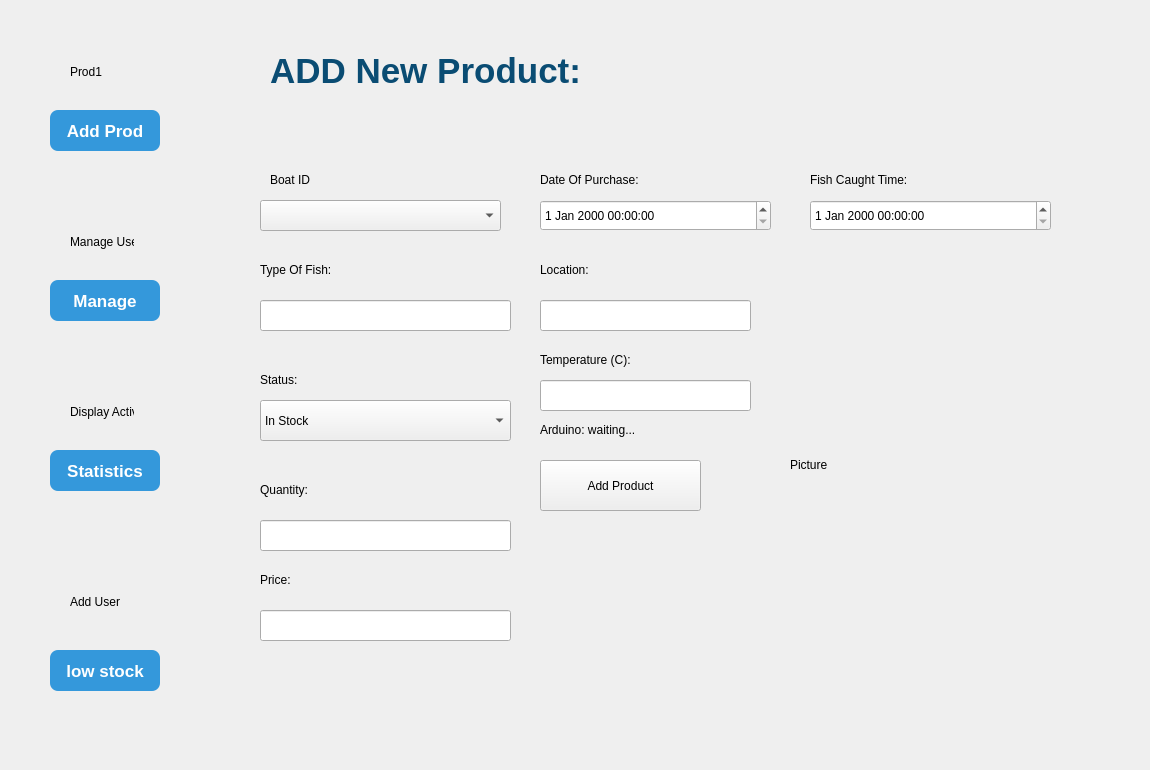
     <widget class="QWidget" name="user_page1_6">
      <widget class="QWidget" name="user_page1_7" native="true">
       <property name="geometry">
        <rect>
         <x>240</x>
         <y>30</y>
         <width>901</width>
         <height>621</height>
        </rect>
       </property>
       <property name="styleSheet">
        <string notr="true"/>
       </property>
       <widget class="QLabel" name="label_27">
        <property name="geometry">
         <rect>
          <x>20</x>
          <y>230</y>
          <width>201</width>
          <height>20</height>
         </rect>
        </property>
        <property name="text">
         <string>Type Of Fish:</string>
        </property>
       </widget>
       <widget class="QLabel" name="pic">
        <property name="geometry">
         <rect>
          <x>550</x>
          <y>260</y>
          <width>350</width>
          <height>350</height>
         </rect>
        </property>
        <property name="styleSheet">
         <string notr="true"/>
        </property>
        <property name="text">
         <string>Picture</string>
        </property>
       </widget>
       <widget class="QPushButton" name="checkProductButton_2">
        <property name="geometry">
         <rect>
          <x>300</x>
          <y>430</y>
          <width>161</width>
          <height>51</height>
         </rect>
        </property>
        <property name="text">
         <string>Add Product</string>
        </property>
       </widget>
       <widget class="QDateTimeEdit" name="fishdate1">
        <property name="geometry">
         <rect>
          <x>300</x>
          <y>170</y>
          <width>231</width>
          <height>31</height>
         </rect>
        </property>
       </widget>
       <widget class="QDateTimeEdit" name="fishdate2">
        <property name="geometry">
         <rect>
          <x>570</x>
          <y>170</y>
          <width>241</width>
          <height>31</height>
         </rect>
        </property>
       </widget>
       <widget class="QLabel" name="label_35">
        <property name="geometry">
         <rect>
          <x>20</x>
          <y>540</y>
          <width>201</width>
          <height>20</height>
         </rect>
        </property>
        <property name="text">
         <string>Price:</string>
        </property>
       </widget>
       <widget class="QLabel" name="label_37">
        <property name="geometry">
         <rect>
          <x>570</x>
          <y>140</y>
          <width>201</width>
          <height>20</height>
         </rect>
        </property>
        <property name="text">
         <string>Fish Caught Time:</string>
        </property>
       </widget>
       <widget class="QLabel" name="label_34">
        <property name="geometry">
         <rect>
          <x>20</x>
          <y>450</y>
          <width>201</width>
          <height>20</height>
         </rect>
        </property>
        <property name="text">
         <string>Quantity:</string>
        </property>
       </widget>
       <widget class="QComboBox" name="fishStatus">
        <property name="geometry">
         <rect>
          <x>20</x>
          <y>370</y>
          <width>251</width>
          <height>41</height>
         </rect>
        </property>
        <item>
         <property name="text">
          <string>In Stock</string>
         </property>
        </item>
        <item>
         <property name="text">
          <string>Reserved</string>
         </property>
        </item>
        <item>
         <property name="text">
          <string>Available </string>
         </property>
        </item>
        <item>
         <property name="text">
          <string>Unavailable</string>
         </property>
        </item>
        <item>
         <property name="text">
          <string>Sold</string>
         </property>
        </item>
       </widget>
       <widget class="QLabel" name="label_23">
        <property name="geometry">
         <rect>
          <x>30</x>
          <y>20</y>
          <width>441</width>
          <height>41</height>
         </rect>
        </property>
        <property name="styleSheet">
         <string notr="true">font-family: &quot;Behove&quot;;
font-size: 35px;
    font-weight: bold;
    color: #0a4c73;</string>
        </property>
        <property name="text">
         <string>ADD New Product:</string>
        </property>
       </widget>
       <widget class="QLineEdit" name="fishtype">
        <property name="geometry">
         <rect>
          <x>20</x>
          <y>270</y>
          <width>251</width>
          <height>31</height>
         </rect>
        </property>
       </widget>
       <widget class="QLabel" name="label_33">
        <property name="geometry">
         <rect>
          <x>20</x>
          <y>340</y>
          <width>201</width>
          <height>20</height>
         </rect>
        </property>
        <property name="text">
         <string>Status:</string>
        </property>
       </widget>
       <widget class="QLabel" name="label_36">
        <property name="geometry">
         <rect>
          <x>300</x>
          <y>140</y>
          <width>201</width>
          <height>20</height>
         </rect>
        </property>
        <property name="text">
         <string>Date Of Purchase:</string>
        </property>
       </widget>
       <widget class="QPushButton" name="checkProductButton">
        <property name="geometry">
         <rect>
          <x>1020</x>
          <y>490</y>
          <width>161</width>
          <height>51</height>
         </rect>
        </property>
        <property name="text">
         <string>Check Products</string>
        </property>
       </widget>
       <widget class="QLineEdit" name="qtyfish">
        <property name="geometry">
         <rect>
          <x>20</x>
          <y>490</y>
          <width>251</width>
          <height>31</height>
         </rect>
        </property>
       </widget>
       <widget class="QLineEdit" name="fishprice">
        <property name="geometry">
         <rect>
          <x>20</x>
          <y>580</y>
          <width>251</width>
          <height>31</height>
         </rect>
        </property>
       </widget>
       <widget class="QLabel" name="label_28">
        <property name="geometry">
         <rect>
          <x>300</x>
          <y>230</y>
          <width>201</width>
          <height>20</height>
         </rect>
        </property>
        <property name="text">
         <string>Location:</string>
        </property>
       </widget>
       <widget class="QLineEdit" name="locationfish">
        <property name="geometry">
         <rect>
          <x>300</x>
          <y>270</y>
          <width>211</width>
          <height>31</height>
         </rect>
        </property>
       </widget>
       <widget class="QLabel" name="label_temp_fish">
        <property name="geometry">
         <rect>
          <x>300</x>
          <y>320</y>
          <width>201</width>
          <height>20</height>
         </rect>
        </property>
        <property name="text">
         <string>Temperature (C):</string>
        </property>
       </widget>
       <widget class="QLineEdit" name="fishTemp">
        <property name="geometry">
         <rect>
          <x>300</x>
          <y>350</y>
          <width>211</width>
          <height>31</height>
         </rect>
        </property>
       </widget>
       <widget class="QLabel" name="tempSourceLabel">
        <property name="geometry">
         <rect>
          <x>300</x>
          <y>390</y>
          <width>311</width>
          <height>20</height>
         </rect>
        </property>
        <property name="text">
         <string>Arduino: waiting...</string>
        </property>
       </widget>
       <widget class="QLabel" name="label_boat">
        <property name="geometry">
         <rect>
          <x>30</x>
          <y>140</y>
          <width>201</width>
          <height>20</height>
         </rect>
        </property>
        <property name="text">
         <string>Boat ID</string>
        </property>
       </widget>
       <widget class="QComboBox" name="boatCombo">
        <property name="geometry">
         <rect>
          <x>20</x>
          <y>170</y>
          <width>241</width>
          <height>31</height>
         </rect>
        </property>
       </widget>
      </widget>
      <widget class="QWidget" name="BackFrame_23" native="true">
       <property name="geometry">
        <rect>
         <x>0</x>
         <y>20</y>
         <width>201</width>
         <height>741</height>
        </rect>
       </property>
       <widget class="QPushButton" name="Display_24">
        <property name="geometry">
         <rect>
          <x>50</x>
          <y>430</y>
          <width>110</width>
          <height>41</height>
         </rect>
        </property>
        <property name="styleSheet">
         <string notr="true">QPushButton {
    background-color: #3498db;
    color: white;
    font-size: 17px;
    font-weight: bold;
    border: none;
    border-radius: 8px;
    padding: 8px 16px;
}
QPushButton:hover {
    background: qlineargradient(x1:0, y1:0, x2:0, y2:1,
                                stop:0 #38bdf8, stop:1 #0ea5e9);
}

QPushButton:pressed {
    background: qlineargradient(x1:0, y1:0, x2:0, y2:1,
                                stop:0 #0369a1, stop:1 #075985);
}
</string>
        </property>
        <property name="text">
         <string>Statistics</string>
        </property>
       </widget>
       <widget class="QLabel" name="disProd4">
        <property name="geometry">
         <rect>
          <x>70</x>
          <y>360</y>
          <width>64</width>
          <height>64</height>
         </rect>
        </property>
        <property name="styleSheet">
         <string notr="true">ui-&gt;adduser-&gt;setFixedSize(32, 32);</string>
        </property>
        <property name="text">
         <string>Display Activity </string>
        </property>
       </widget>
       <widget class="QPushButton" name="Manage_24">
        <property name="geometry">
         <rect>
          <x>50</x>
          <y>260</y>
          <width>110</width>
          <height>41</height>
         </rect>
        </property>
        <property name="styleSheet">
         <string notr="true">QPushButton {
    background-color: #3498db;
    color: white;
    font-size: 17px;
    font-weight: bold;
    border: none;
    border-radius: 8px;
    padding: 8px 16px;
}
QPushButton:hover {
    background: qlineargradient(x1:0, y1:0, x2:0, y2:1,
                                stop:0 #38bdf8, stop:1 #0ea5e9);
}

QPushButton:pressed {
    background: qlineargradient(x1:0, y1:0, x2:0, y2:1,
                                stop:0 #0369a1, stop:1 #075985);
}
</string>
        </property>
        <property name="text">
         <string>Manage</string>
        </property>
       </widget>
       <widget class="QLabel" name="Manprod3">
        <property name="geometry">
         <rect>
          <x>70</x>
          <y>190</y>
          <width>64</width>
          <height>64</height>
         </rect>
        </property>
        <property name="styleSheet">
         <string notr="true">ui-&gt;adduser-&gt;setFixedSize(32, 32);</string>
        </property>
        <property name="text">
         <string>Manage User</string>
        </property>
       </widget>
       <widget class="QPushButton" name="add_user_24">
        <property name="geometry">
         <rect>
          <x>50</x>
          <y>90</y>
          <width>110</width>
          <height>41</height>
         </rect>
        </property>
        <property name="styleSheet">
         <string notr="true">QPushButton {
    background-color: #3498db;
    color: white;
    font-size: 17px;
    font-weight: bold;
    border: none;
    border-radius: 8px;
    padding: 8px 16px;
}
QPushButton:hover {
    background: qlineargradient(x1:0, y1:0, x2:0, y2:1,
                                stop:0 #38bdf8, stop:1 #0ea5e9);
}

QPushButton:pressed {
    background: qlineargradient(x1:0, y1:0, x2:0, y2:1,
                                stop:0 #0369a1, stop:1 #075985);
}
</string>
        </property>
        <property name="text">
         <string>Add Prod</string>
        </property>
       </widget>
       <widget class="QLabel" name="Prod2">
        <property name="geometry">
         <rect>
          <x>70</x>
          <y>20</y>
          <width>64</width>
          <height>64</height>
         </rect>
        </property>
        <property name="styleSheet">
         <string notr="true">ui-&gt;adduser-&gt;setFixedSize(32, 32);</string>
        </property>
        <property name="text">
         <string>Prod1</string>
        </property>
       </widget>
       <widget class="QPushButton" name="forgetpwd_12">
        <property name="geometry">
         <rect>
          <x>50</x>
          <y>630</y>
          <width>110</width>
          <height>41</height>
         </rect>
        </property>
        <property name="styleSheet">
         <string notr="true">QPushButton {
    background-color: #3498db;
    color: white;
    font-size: 17px;
    font-weight: bold;
    border: none;
    border-radius: 8px;
    padding: 8px 16px;
}
QPushButton:hover {
    background: qlineargradient(x1:0, y1:0, x2:0, y2:1,
                                stop:0 #38bdf8, stop:1 #0ea5e9);
}

QPushButton:pressed {
    background: qlineargradient(x1:0, y1:0, x2:0, y2:1,
                                stop:0 #0369a1, stop:1 #075985);
}
</string>
        </property>
        <property name="text">
         <string>low stock</string>
        </property>
       </widget>
       <widget class="QLabel" name="Discounts3">
        <property name="geometry">
         <rect>
          <x>70</x>
          <y>550</y>
          <width>64</width>
          <height>64</height>
         </rect>
        </property>
        <property name="styleSheet">
         <string notr="true">ui-&gt;adduser-&gt;setFixedSize(32, 32);</string>
        </property>
        <property name="text">
         <string>Add User</string>
        </property>
       </widget>
      </widget>
     </widget>
